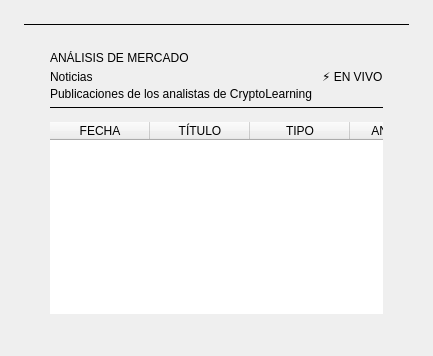
         <widget class="QWidget" name="page_noticias">
          <layout class="QHBoxLayout" name="hl_noticias_page">
           <property name="spacing"><number>16</number></property>
           <property name="leftMargin"><number>24</number></property>
           <property name="topMargin"><number>24</number></property>
           <property name="rightMargin"><number>24</number></property>
           <property name="bottomMargin"><number>16</number></property>

           <item>
            <widget class="QFrame" name="card_noticias">
             <layout class="QVBoxLayout" name="vl_card_not">
              <property name="spacing"><number>0</number></property>
              <property name="leftMargin"><number>0</number></property>
              <property name="topMargin"><number>0</number></property>
              <property name="rightMargin"><number>0</number></property>
              <property name="bottomMargin"><number>0</number></property>

              <item>
               <widget class="QFrame" name="card_accent_not">
                <property name="frameShape"><enum>QFrame::HLine</enum></property>
                <property name="minimumSize"><size><width>0</width><height>1</height></size></property>
                <property name="maximumSize"><size><width>16777215</width><height>1</height></size></property>
               </widget>
              </item>

              <item>
               <layout class="QVBoxLayout" name="vl_not_inner">
                <property name="spacing"><number>0</number></property>
                <property name="leftMargin"><number>26</number></property>
                <property name="topMargin"><number>26</number></property>
                <property name="rightMargin"><number>26</number></property>
                <property name="bottomMargin"><number>26</number></property>

                <item>
                 <layout class="QHBoxLayout" name="hl_not_header">
                  <property name="spacing"><number>10</number></property>
                  <item>
                   <layout class="QVBoxLayout" name="vl_not_titles">
                    <property name="spacing"><number>0</number></property>
                    <item>
                     <widget class="QLabel" name="lbl_ey_not">
                      <property name="text"><string>ANÁLISIS DE MERCADO</string></property>
                     </widget>
                    </item>
                    <item><spacer name="sp_ey_n1"><property name="orientation"><enum>Qt::Vertical</enum></property><property name="sizeType"><enum>QSizePolicy::Fixed</enum></property><property name="sizeHint" stdset="0"><size><width>0</width><height>5</height></size></property></spacer></item>
                    <item>
                     <widget class="QLabel" name="lbl_tit_not">
                      <property name="text"><string>Noticias</string></property>
                     </widget>
                    </item>
                    <item><spacer name="sp_ey_n2"><property name="orientation"><enum>Qt::Vertical</enum></property><property name="sizeType"><enum>QSizePolicy::Fixed</enum></property><property name="sizeHint" stdset="0"><size><width>0</width><height>3</height></size></property></spacer></item>
                    <item>
                     <widget class="QLabel" name="lbl_desc_not">
                      <property name="text"><string>Publicaciones de los analistas de CryptoLearning</string></property>
                     </widget>
                    </item>
                   </layout>
                  </item>
                  <item>
                   <spacer name="hs_not"><property name="orientation"><enum>Qt::Horizontal</enum></property><property name="sizeHint" stdset="0"><size><width>0</width><height>0</height></size></property></spacer>
                  </item>
                  <item>
                   <widget class="QLabel" name="lbl_badge_aviso_not">
                    <property name="objectName"><string>lbl_badge_aviso</string></property>
                    <property name="text"><string>⚡ EN VIVO</string></property>
                   </widget>
                  </item>
                 </layout>
                </item>

                <item><spacer name="sp_n1"><property name="orientation"><enum>Qt::Vertical</enum></property><property name="sizeType"><enum>QSizePolicy::Fixed</enum></property><property name="sizeHint" stdset="0"><size><width>0</width><height>6</height></size></property></spacer></item>
                <item>
                 <widget class="QFrame" name="sep_card_not">
                  <property name="objectName"><string>sep_card</string></property>
                  <property name="frameShape"><enum>QFrame::HLine</enum></property>
                  <property name="minimumSize"><size><width>0</width><height>1</height></size></property>
                  <property name="maximumSize"><size><width>16777215</width><height>1</height></size></property>
                 </widget>
                </item>
                <item><spacer name="sp_n2"><property name="orientation"><enum>Qt::Vertical</enum></property><property name="sizeType"><enum>QSizePolicy::Fixed</enum></property><property name="sizeHint" stdset="0"><size><width>0</width><height>14</height></size></property></spacer></item>

                <item>
                 <widget class="QTableWidget" name="tabla_noticias">
                  <property name="frameShape"><enum>QFrame::NoFrame</enum></property>
                  <property name="showGrid"><bool>false</bool></property>
                  <property name="selectionBehavior"><enum>QAbstractItemView::SelectRows</enum></property>
                  <property name="selectionMode"><enum>QAbstractItemView::SingleSelection</enum></property>
                  <property name="editTriggers"><set>QAbstractItemView::NoEditTriggers</set></property>
                  <property name="alternatingRowColors"><bool>false</bool></property>
                  <property name="verticalScrollBarPolicy"><enum>Qt::ScrollBarAsNeeded</enum></property>
                  <property name="horizontalScrollBarPolicy"><enum>Qt::ScrollBarAlwaysOff</enum></property>
                  <column><property name="text"><string>FECHA</string></property></column>
                  <column><property name="text"><string>TÍTULO</string></property></column>
                  <column><property name="text"><string>TIPO</string></property></column>
                  <column><property name="text"><string>ANALISTA</string></property></column>
                 </widget>
                </item>

               </layout>
              </item>
             </layout>
            </widget>
           </item>

          </layout>
         </widget>
